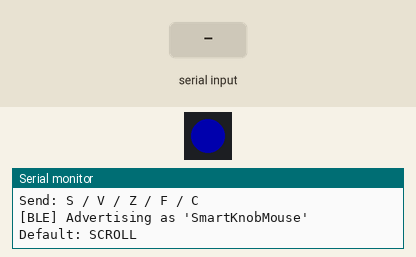
The sketch below on a simulated ESP32-S3. Shown: 1 RGB LEDs in strip order, left to right, the last lines printed to the serial monitor. Inputs (shaded band) come from the test bench. Dim RGB values are drawn brighter than linear; nothing arrives over Bluetooth unless stated; a phone connects over Bluetooth LE 3 s after start.

Above: at 2.2 s.
2.3 s: "V\n" received over Serial
At 3.1 s:
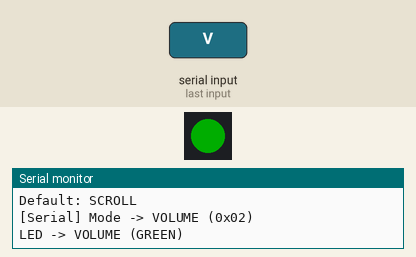
5.3 s: "Z\n" received over Serial
At 5.45 s:
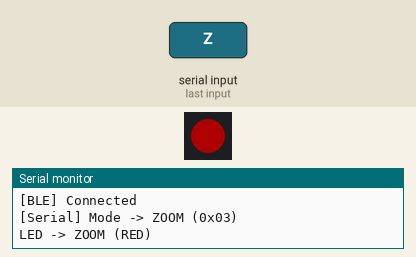
8.3 s: "VOLUME\n" received over Serial
At 9.1 s:
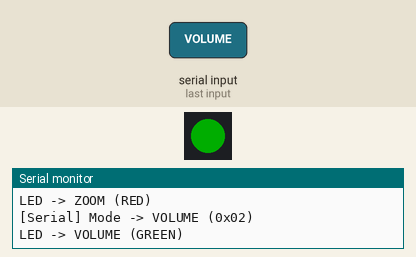
11.3 s: "ZOOM\n" received over Serial
Timing chart, 0 to 15.3 s (numbered marks = the images above; inputs shaded):
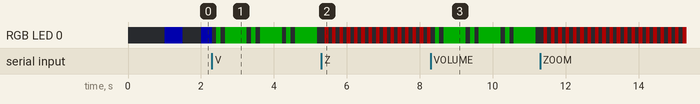

The sketch:

phase5a_ble_downlink.ino
```cpp
/*
 * Phase 5a — BLE Downlink: Mode → RGB LED Pattern
 *
 * ESP32-S3 N16R8 — Onboard LED is WS2812 RGB on GPIO 48
 * Uses Adafruit NeoPixel library (install via Arduino Library Manager)
 *
 * Each mode = unique COLOR + BLINK PATTERN:
 *   SCROLL    (0x01) — BLUE,   slow blink
 *   VOLUME    (0x02) — GREEN,  two quick blinks, pause
 *   ZOOM      (0x03) — RED,    fast blink
 *   FREEWHEEL (0x04) — WHITE,  always on (steady)
 *   CLICK     (0x05) — PURPLE, single flash, long pause
 *
 * Author: Yogeshwaran
 */

#include <BLEDevice.h>
#include <BLEServer.h>
#include <BLEUtils.h>
#include <BLE2902.h>
#include <Adafruit_NeoPixel.h>

// ── RGB LED Setup ──
#define LED_PIN    48
#define LED_COUNT  1
#define BRIGHTNESS 50    // 0-255, keep low so it doesn't blind you

Adafruit_NeoPixel pixel(LED_COUNT, LED_PIN, NEO_GRB + NEO_KHZ800);

// ── BLE UUIDs (must match Python scripts) ──
#define SERVICE_UUID    "12345678-1234-5678-1234-56789abcdef0"
#define MODE_CHAR_UUID  "12345678-1234-5678-1234-56789abcdef1"

// ── Mode IDs ──
#define MODE_SCROLL     0x01
#define MODE_VOLUME     0x02
#define MODE_ZOOM       0x03
#define MODE_FREEWHEEL  0x04
#define MODE_CLICK      0x05

// ── Color for each mode (R, G, B) ──
struct ModeInfo {
  const char* name;
  uint8_t r, g, b;
};

const ModeInfo modes[] = {
  {"SCROLL",    0,   0,   255},  // Blue
  {"VOLUME",    0,   255, 0  },  // Green
  {"ZOOM",      255, 0,   0  },  // Red
  {"FREEWHEEL", 255, 255, 255},  // White
  {"CLICK",     180, 0,   255},  // Purple
};

// ── State ──
volatile uint8_t currentMode = MODE_SCROLL;
volatile bool modeChanged = false;
bool bleConnected = false;

// LED pattern state
unsigned long prevMillis = 0;
int step = 0;
bool ledOn = false;

// ── Helper: get mode info (index = modeId - 1) ──
const ModeInfo& getMode(uint8_t id) {
  return modes[constrain(id, MODE_SCROLL, MODE_CLICK) - 1];
}

// ── Helper: set LED color or off ──
void setLed(bool on) {
  ledOn = on;
  if (on) {
    const ModeInfo& m = getMode(currentMode);
    pixel.setPixelColor(0, pixel.Color(m.r, m.g, m.b));
  } else {
    pixel.setPixelColor(0, 0);  // Off
  }
  pixel.show();
}

// ── BLE Callbacks ──
class ServerCB : public BLEServerCallbacks {
  void onConnect(BLEServer* s) {
    bleConnected = true;
    Serial.println("[BLE] Connected");
  }
  void onDisconnect(BLEServer* s) {
    bleConnected = false;
    Serial.println("[BLE] Disconnected");
    BLEDevice::startAdvertising();
  }
};

class ModeCB : public BLECharacteristicCallbacks {
  void onWrite(BLECharacteristic* c) {
    String val = c->getValue();
    if (val.length() >= 1) {
      uint8_t m = (uint8_t)val[0];
      if (m >= MODE_SCROLL && m <= MODE_CLICK) {
        currentMode = m;
        modeChanged = true;
        Serial.printf("[BLE] Mode -> %s (0x%02X)\n", getMode(m).name, m);
      }
    }
  }
};

// ── BLE Setup ──
void setupBLE() {
  BLEDevice::init("SmartKnobMouse");
  BLEServer* server = BLEDevice::createServer();
  server->setCallbacks(new ServerCB());

  BLEService* svc = server->createService(SERVICE_UUID);

  BLECharacteristic* modeChar = svc->createCharacteristic(
    MODE_CHAR_UUID,
    BLECharacteristic::PROPERTY_WRITE | BLECharacteristic::PROPERTY_WRITE_NR
  );
  modeChar->setCallbacks(new ModeCB());

  svc->start();
  BLEDevice::getAdvertising()->addServiceUUID(SERVICE_UUID);
  BLEDevice::startAdvertising();
  Serial.println("[BLE] Advertising as 'SmartKnobMouse'");
}

// ── Serial Command Check ──
void checkSerial() {
  if (!Serial.available()) return;

  String cmd = Serial.readStringUntil('\n');
  cmd.trim();
  cmd.toUpperCase();

  uint8_t m = 0;
  if      (cmd == "S" || cmd == "SCROLL"    || cmd == "1") m = MODE_SCROLL;
  else if (cmd == "V" || cmd == "VOLUME"    || cmd == "2") m = MODE_VOLUME;
  else if (cmd == "Z" || cmd == "ZOOM"      || cmd == "3") m = MODE_ZOOM;
  else if (cmd == "F" || cmd == "FREEWHEEL" || cmd == "4") m = MODE_FREEWHEEL;
  else if (cmd == "C" || cmd == "CLICK"     || cmd == "5") m = MODE_CLICK;
  else {
    Serial.println("Commands: S=Scroll  V=Volume  Z=Zoom  F=Freewheel  C=Click");
    return;
  }

  currentMode = m;
  modeChanged = true;
  Serial.printf("[Serial] Mode -> %s (0x%02X)\n", getMode(m).name, m);
}

// ── LED Blink Patterns (non-blocking) ──
void runLedPattern() {
  unsigned long now = millis();

  switch (currentMode) {

    case MODE_SCROLL: {
      // BLUE slow blink: 500ms on, 500ms off
      if (now - prevMillis >= 500) {
        prevMillis = now;
        setLed(!ledOn);
      }
      break;
    }

    case MODE_VOLUME: {
      // GREEN two quick blinks then pause
      // ON 120 -> OFF 120 -> ON 120 -> OFF 600
      const unsigned long t[] = {120, 120, 120, 600};
      if (now - prevMillis >= t[step % 4]) {
        prevMillis = now;
        setLed(step % 2 == 0);
        step = (step + 1) % 4;
      }
      break;
    }

    case MODE_ZOOM: {
      // RED fast blink: 100ms on, 100ms off
      if (now - prevMillis >= 100) {
        prevMillis = now;
        setLed(!ledOn);
      }
      break;
    }

    case MODE_FREEWHEEL: {
      // WHITE always on
      if (!ledOn) {
        setLed(true);
      }
      break;
    }

    case MODE_CLICK: {
      // PURPLE short flash, long dark
      // ON 80ms -> OFF 1200ms
      const unsigned long t[] = {80, 1200};
      if (now - prevMillis >= t[step % 2]) {
        prevMillis = now;
        setLed(step % 2 == 0);
        step = (step + 1) % 2;
      }
      break;
    }
  }
}

// ── Setup ──
void setup() {
  Serial.begin(115200);
  delay(1000);

  // Init NeoPixel
  pixel.begin();
  pixel.setBrightness(BRIGHTNESS);
  pixel.show();  // Start with LED off

  Serial.println("=== Smart Knob Mouse - Phase 5a ===");
  Serial.println("Mode -> RGB LED pattern test");
  Serial.println("Send: S / V / Z / F / C");
  Serial.println();

  setupBLE();

  Serial.printf("Default: %s\n\n", getMode(currentMode).name);
}

// ── Loop ──
void loop() {
  checkSerial();

  if (modeChanged) {
    modeChanged = false;
    step = 0;
    prevMillis = millis();
    setLed(false);  // Brief off before new pattern starts
    Serial.printf("LED -> %s (%s)\n",
      getMode(currentMode).name,
      currentMode == MODE_SCROLL    ? "BLUE" :
      currentMode == MODE_VOLUME    ? "GREEN" :
      currentMode == MODE_ZOOM      ? "RED" :
      currentMode == MODE_FREEWHEEL ? "WHITE" : "PURPLE");
  }

  runLedPattern();
}
```
